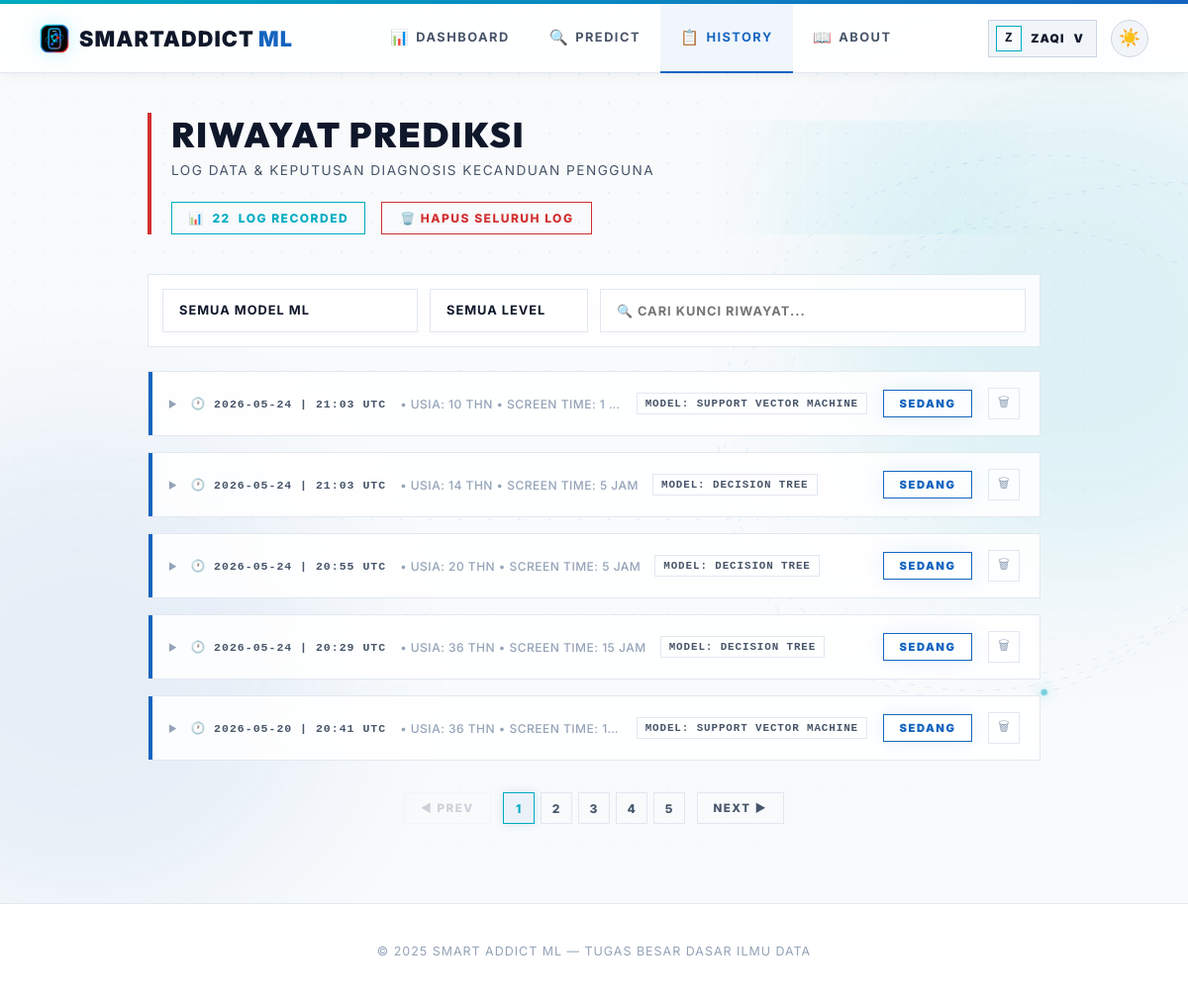
The app's page /history (signed in), older data.
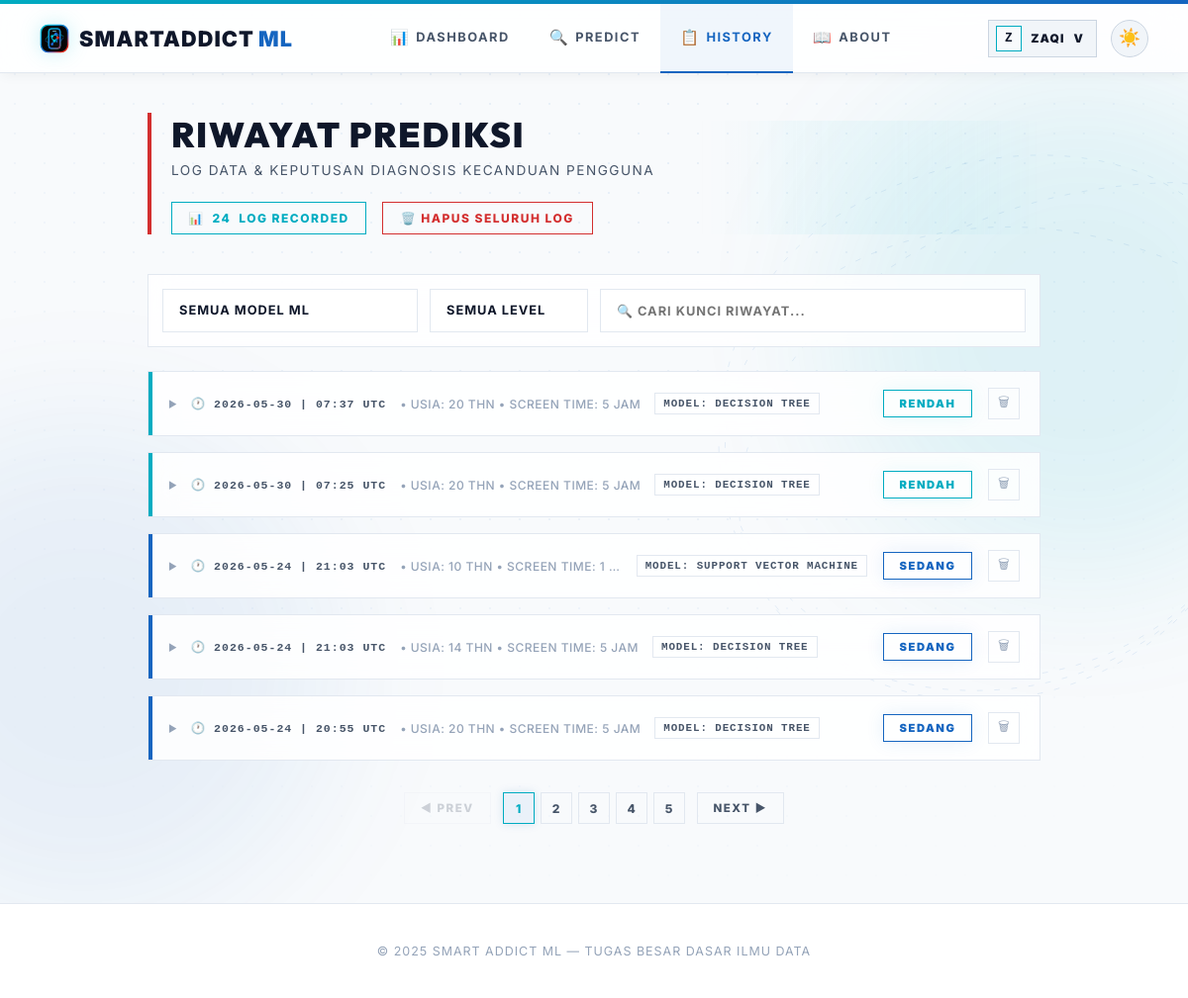
The same page, newer data.
### app.py (models this page shows, shortened)
class User(UserMixin, db.Model):
    id = db.Column(db.Integer, primary_key=True)
    username = db.Column(db.String(80), unique=True, nullable=False)
    password_hash = db.Column(db.String(200), nullable=False)
    role = db.Column(db.String(10), default='user')  # 'user' or 'admin'
    created_at = db.Column(db.DateTime, default=datetime.utcnow)
    predictions = db.relationship('Prediction', backref='user', lazy=True)
    @property
    def is_admin(self):
        return self.role == 'admin'

class Prediction(db.Model):
    id = db.Column(db.Integer, primary_key=True)
    user_id = db.Column(db.Integer, db.ForeignKey('user.id'), nullable=False)
    model_name = db.Column(db.String(50), nullable=False)
    input_values = db.Column(db.Text, nullable=False)  # JSON string
    result = db.Column(db.String(20), nullable=False)
    prediction_raw = db.Column(db.Integer, nullable=False)
    timestamp = db.Column(db.DateTime, default=datetime.utcnow)
    @property
    def input_list(self):
        return json.loads(self.input_values)

### app.py (the view)
@app.route("/history")
@login_required
def history_page():
    user_preds = Prediction.query.filter_by(user_id=current_user.id).order_by(Prediction.timestamp.desc()).all()
    return render_template("history.html", predictions=user_preds, active_page='history')

### app.py (called while the page is built)
@app.after_request
def add_no_cache(response):
    response.headers['Cache-Control'] = 'no-store, no-cache, must-revalidate, max-age=0'
    response.headers['Pragma'] = 'no-cache'
    response.headers['Expires'] = '0'
    return response

@login_manager.user_loader
def load_user(user_id):
    return User.query.get(int(user_id))

### templates/history.html (shortened to what this page needs)
{% extends "base.html" %}
{% block content %}
<main class="content">
    <div class="page-header">
        <h1>RIWAYAT PREDIKSI</h1>
        <p>LOG DATA & KEPUTUSAN DIAGNOSIS KECANDUAN PENGGUNA</p>
        {% if predictions %}
        <div class="header-actions">
            <div class="count-badge">📊 <span id="visibleCount">{{ predictions|length }}</span> LOG RECORDED</div>
            <form method="post" action="{{ url_for('clear_my_history') }}" style="display:inline" onsubmit="return confirm('APAKAH ANDA YAKIN INGIN MENGHAPUS SELURUH LOG RIWAYAT?')">
                <button type="submit" class="btn-danger">🗑️ HAPUS SELURUH LOG</button>
            </form>
        </div>
        {% endif %}
    </div>
    {% if predictions %}
    <div class="filter-bar">
        <select id="filterModel" onchange="applyFilters()">
            <option value="">SEMUA MODEL ML</option>
        </select>
        <select id="filterLevel" onchange="applyFilters()">
            <option value="">SEMUA LEVEL</option>
        </select>
        <input type="text" id="filterSearch" placeholder="🔍 CARI KUNCI RIWAYAT..." oninput="applyFilters()">
    </div>
    <div class="history-list" id="historyList">
        {% for entry in predictions %}
        {% set level_class = 'level-rendah' if entry.result == 'Rendah' else ('level-sedang' if entry.result == 'Sedang' else 'level-tinggi') %}
        {% set inputs = entry.input_list %}
        <div class="history-card {{ level_class }}" style="animation-delay: {{ loop.index0 * 0.05 }}s" data-model="{{ entry.model_name }}" data-level="{{ entry.result }}" data-text="{{ entry.model_name }} {{ entry.result }} {{ entry.timestamp }}">
            <div class="history-main-row" onclick="toggleCard(this.closest('.history-card'))">
                <div class="toggle-area">
                    <span class="expand-icon">▶</span>
                    <span class="history-timestamp">🕐 {{ entry.timestamp.strftime('%Y-%m-%d | %H:%M UTC') }}</span>
                    {% set is_new = inputs|length >= 10 %}
                    <span class="history-summary-text">
                        {% if is_new %}
                            • Usia: {{ inputs[0] | round | int }} thn • Screen Time: {{ inputs[2] | round | int }} jam
                        {% else %}
                            • Data: {{ inputs | length }} fitur
                        {% endif %}
                    </span>
                    <span class="history-model-chip">MODEL: {{ entry.model_name | upper }}</span>
                </div>
                <div class="result-badge {{ level_class }}">{{ entry.result }}</div>
                <form method="post" action="{{ url_for('delete_prediction', pred_id=entry.id) }}" onsubmit="return confirm('HAPUS LOG DIAGNOSIS INI?')" onclick="event.stopPropagation()">
                    <button type="submit" class="delete-btn" title="Hapus Log">🗑</button>
                </form>
            </div>
        </div>
        {% endfor %}
    </div>
    <div class="pagination-container" id="paginationContainer">
        <button class="pager-btn" id="prevBtn" onclick="changePage(-1)">◀ PREV</button>
        <div class="page-numbers" id="pageNumbers"></div>
        <button class="pager-btn" id="nextBtn" onclick="changePage(1)">NEXT ▶</button>
    </div>
    {% endif %}
</main>
{% endblock %}

### templates/base.html (shortened to what this page needs)
<!doctype html>
<html lang="id" data-theme="light">
<head>
</head>
<body>
    <div class="navbar-wrap">
        <nav class="navbar">
            <a href="{{ url_for('dashboard') }}" class="logo" style="text-decoration:none">
                <img class="logo-mark" src="{{ url_for('static', filename='img/smartaddict-logo.svg') }}" alt="" aria-hidden="true">
                <span>SmartAddict<span style="color:var(--m-blue-dark); font-weight: 900; margin-left: 4px;">ML</span></span>
            </a>
            <div class="nav-center">
                {% if current_user.is_authenticated and current_user.is_admin %}
                <a href="{{ url_for('admin_dashboard') }}" {% if active_page == 'admin_dashboard' %}class="active"{% endif %}><span class="nav-icon">🛡️</span>Admin</a>
                <a href="{{ url_for('admin_history') }}" {% if active_page == 'admin_history' %}class="active"{% endif %}><span class="nav-icon">📋</span>History</a>
                <a href="{{ url_for('admin_users') }}" {% if active_page == 'admin_users' %}class="active"{% endif %}><span class="nav-icon">👥</span>Users</a>
                <a href="{{ url_for('about') }}" {% if active_page == 'about' %}class="active"{% endif %}><span class="nav-icon">📖</span>About</a>
                {% elif current_user.is_authenticated %}
                <a href="{{ url_for('dashboard') }}" {% if active_page == 'dashboard' %}class="active"{% endif %}><span class="nav-icon">📊</span>Dashboard</a>
                <a href="{{ url_for('predict') }}" {% if active_page == 'predict' %}class="active"{% endif %}><span class="nav-icon">🔍</span>Predict</a>
                <a href="{{ url_for('history_page') }}" {% if active_page == 'history' %}class="active"{% endif %}><span class="nav-icon">📋</span>History</a>
                <a href="{{ url_for('about') }}" {% if active_page == 'about' %}class="active"{% endif %}><span class="nav-icon">📖</span>About</a>
                {% else %}
                <a href="{{ url_for('dashboard') }}" {% if active_page == 'dashboard' %}class="active"{% endif %}><span class="nav-icon">📊</span>Dashboard</a>
                <a href="{{ url_for('about') }}" {% if active_page == 'about' %}class="active"{% endif %}><span class="nav-icon">📖</span>About</a>
                {% endif %}
            </div>
            <div class="nav-actions">
                {% if current_user.is_authenticated %}
                <div class="profile-menu" id="profileMenu">
                    <button type="button" class="profile-chip {% if active_page == 'profile' %}active{% endif %}" onclick="toggleProfileMenu(event)" aria-expanded="false" aria-controls="profileDropdown">
                        <span class="profile-chip-avatar">{{ current_user.username[0]|upper }}</span>
                        <span class="profile-chip-name">{{ current_user.username }}</span>
                        <span aria-hidden="true">v</span>
                    </button>
                </div>
                {% else %}
                <a href="{{ url_for('login') }}" class="btn-nav-login">Login</a>
                {% endif %}
                <button class="theme-toggle" id="themeToggle" onclick="toggleTheme()" title="Toggle tema">
                    <span id="themeIcon">🌙</span>
                </button>
            </div>
        </nav>
    </div>
    <div class="nav-spacer"></div>
    <div class="sa-bg-stage" aria-hidden="true">
    </div>
    {% block content %}{% endblock %}
    {% block footer %}
    <footer class="footer">
        <p>© 2025 Smart Addict ML — Tugas Besar Dasar Ilmu Data</p>
    </footer>
    {% endblock %}
</body>
</html>

Row changes from the older to the newer data that the page shows:
no longer on this page (row unchanged): Prediction: timestamp "2026-05-24 | 20:29 UTC", inputs "36", inputs "15", model_name "DECISION TREE", result "SEDANG"
no longer on this page (row unchanged): Prediction: timestamp "2026-05-20 | 20:41 UTC", inputs "36", prediction_raw "1…", model_name "SUPPORT VECTOR MACHINE", result "SEDANG"
added Prediction: timestamp "2026-05-30 | 07:37 UTC", inputs "20", inputs "5", model_name "DECISION TREE", result "RENDAH"
added Prediction: timestamp "2026-05-30 | 07:25 UTC", inputs "20", inputs "5", model_name "DECISION TREE", result "RENDAH"
Text that changed along with them:
{{ predictions|length }}: "22" → "24"
